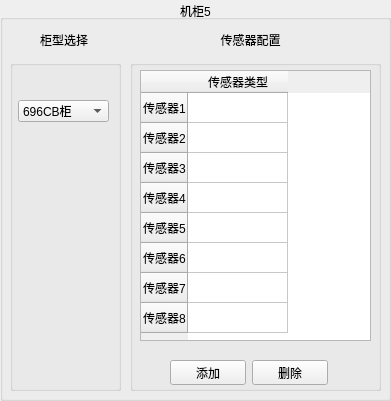
      <widget class="QGroupBox" name="groupBox_32">
       <property name="geometry">
        <rect>
         <x>10</x>
         <y>420</y>
         <width>391</width>
         <height>401</height>
        </rect>
       </property>
       <property name="title">
        <string>机柜5</string>
       </property>
       <property name="alignment">
        <set>Qt::AlignCenter</set>
       </property>
       <widget class="QGroupBox" name="groupBox_33">
        <property name="geometry">
         <rect>
          <x>710</x>
          <y>0</y>
          <width>211</width>
          <height>281</height>
         </rect>
        </property>
        <property name="title">
         <string>机柜1</string>
        </property>
       </widget>
       <widget class="QGroupBox" name="groupBox_34">
        <property name="geometry">
         <rect>
          <x>470</x>
          <y>0</y>
          <width>211</width>
          <height>281</height>
         </rect>
        </property>
        <property name="title">
         <string>机柜1</string>
        </property>
       </widget>
       <widget class="QGroupBox" name="groupBox_35">
        <property name="geometry">
         <rect>
          <x>10</x>
          <y>60</y>
          <width>111</width>
          <height>331</height>
         </rect>
        </property>
        <property name="title">
         <string/>
        </property>
        <widget class="QComboBox" name="Cabinet_comboBox_4851_master_c5">
         <property name="geometry">
          <rect>
           <x>8</x>
           <y>40</y>
           <width>91</width>
           <height>22</height>
          </rect>
         </property>
         <item>
          <property name="text">
           <string>696CB柜</string>
          </property>
         </item>
         <item>
          <property name="text">
           <string>C柜</string>
          </property>
         </item>
         <item>
          <property name="text">
           <string>D柜</string>
          </property>
         </item>
         <item>
          <property name="text">
           <string>V柜</string>
          </property>
         </item>
         <item>
          <property name="text">
           <string>696CBBR柜</string>
          </property>
         </item>
         <item>
          <property name="text">
           <string>BE柜</string>
          </property>
         </item>
         <item>
          <property name="text">
           <string>DE柜</string>
          </property>
         </item>
         <item>
          <property name="text">
           <string>F柜</string>
          </property>
         </item>
         <item>
          <property name="text">
           <string>M柜</string>
          </property>
         </item>
         <item>
          <property name="text">
           <string>PT柜</string>
          </property>
         </item>
         <item>
          <property name="text">
           <string>PTC500柜</string>
          </property>
         </item>
         <item>
          <property name="text">
           <string>PTC600柜</string>
          </property>
         </item>
         <item>
          <property name="text">
           <string>SL柜</string>
          </property>
         </item>
         <item>
          <property name="text">
           <string>SV25SV20柜</string>
          </property>
         </item>
         <item>
          <property name="text">
           <string>SV柜</string>
          </property>
         </item>
         <item>
          <property name="text">
           <string>V25V20柜</string>
          </property>
         </item>
        </widget>
        <widget class="QLabel" name="picture_lable_4851_master_c5">
         <property name="geometry">
          <rect>
           <x>20</x>
           <y>70</y>
           <width>71</width>
           <height>211</height>
          </rect>
         </property>
         <property name="text">
          <string/>
         </property>
        </widget>
       </widget>
       <widget class="QTableWidget" name="tableWidget_4851_master_c5">
        <property name="geometry">
         <rect>
          <x>140</x>
          <y>70</y>
          <width>231</width>
          <height>271</height>
         </rect>
        </property>
        <property name="lineWidth">
         <number>1</number>
        </property>
        <property name="autoScrollMargin">
         <number>16</number>
        </property>
        <row>
         <property name="text">
          <string>传感器1</string>
         </property>
        </row>
        <row>
         <property name="text">
          <string>传感器2</string>
         </property>
        </row>
        <row>
         <property name="text">
          <string>传感器3</string>
         </property>
        </row>
        <row>
         <property name="text">
          <string>传感器4</string>
         </property>
        </row>
        <row>
         <property name="text">
          <string>传感器5</string>
         </property>
        </row>
        <row>
         <property name="text">
          <string>传感器6</string>
         </property>
        </row>
        <row>
         <property name="text">
          <string>传感器7</string>
         </property>
        </row>
        <row>
         <property name="text">
          <string>传感器8</string>
         </property>
        </row>
        <column>
         <property name="text">
          <string>传感器类型</string>
         </property>
        </column>
       </widget>
       <widget class="QLabel" name="label_33">
        <property name="geometry">
         <rect>
          <x>200</x>
          <y>30</y>
          <width>101</width>
          <height>20</height>
         </rect>
        </property>
        <property name="text">
         <string>传感器配置</string>
        </property>
        <property name="alignment">
         <set>Qt::AlignCenter</set>
        </property>
       </widget>
       <widget class="QLabel" name="label_34">
        <property name="geometry">
         <rect>
          <x>40</x>
          <y>30</y>
          <width>54</width>
          <height>20</height>
         </rect>
        </property>
        <property name="text">
         <string>柜型选择</string>
        </property>
       </widget>
       <widget class="QGroupBox" name="groupBox_36">
        <property name="geometry">
         <rect>
          <x>130</x>
          <y>60</y>
          <width>251</width>
          <height>331</height>
         </rect>
        </property>
        <property name="title">
         <string/>
        </property>
        <widget class="QWidget" name="layoutWidget_7">
         <property name="geometry">
          <rect>
           <x>40</x>
           <y>300</y>
           <width>158</width>
           <height>25</height>
          </rect>
         </property>
         <layout class="QHBoxLayout" name="horizontalLayout_19">
          <item>
           <widget class="QPushButton" name="addBt_4851_master_c5">
            <property name="text">
             <string>添加</string>
            </property>
           </widget>
          </item>
          <item>
           <widget class="QPushButton" name="deleteBt_4851_master_c5">
            <property name="text">
             <string>删除</string>
            </property>
           </widget>
          </item>
         </layout>
        </widget>
       </widget>
       <zorder>groupBox_36</zorder>
       <zorder>groupBox_33</zorder>
       <zorder>groupBox_34</zorder>
       <zorder>groupBox_35</zorder>
       <zorder>tableWidget_4851_master_c5</zorder>
       <zorder>label_33</zorder>
       <zorder>label_34</zorder>
      </widget>
